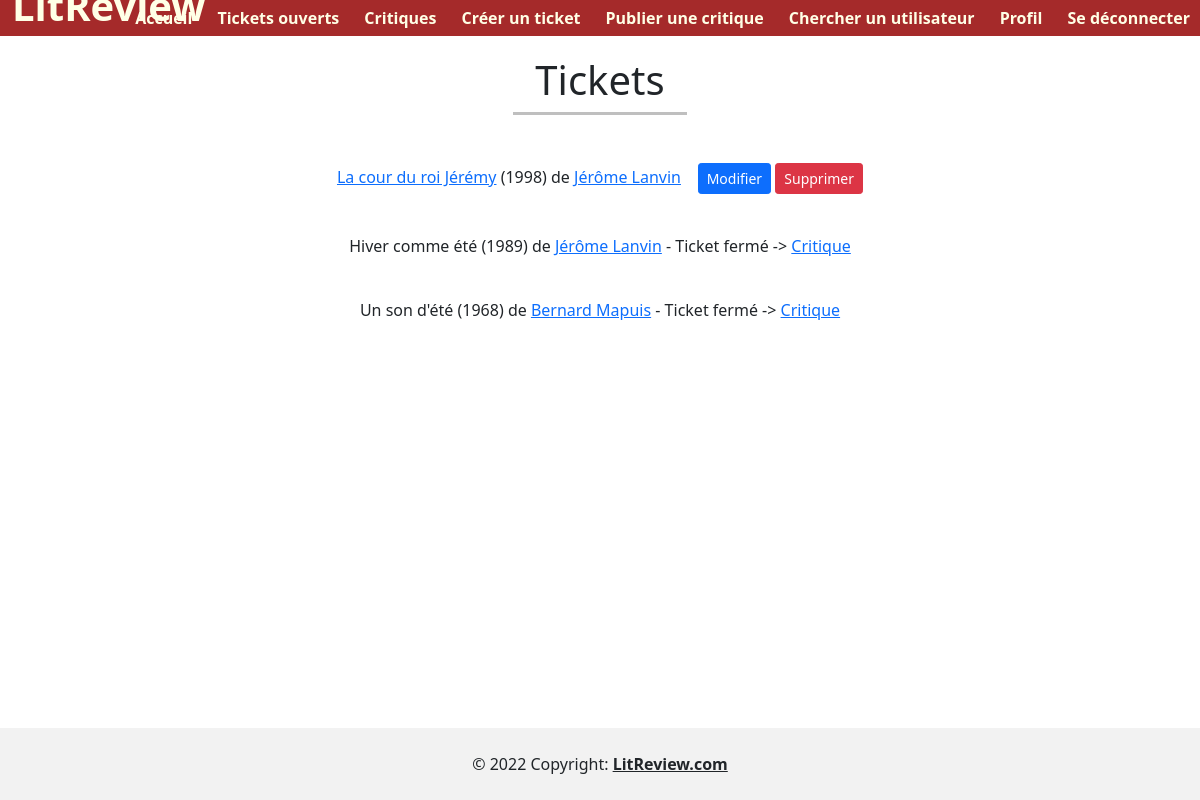
The app's page /profile/tickets/ (signed in) with its own data.
### blog/models.py (models this page shows, shortened)
class Ticket(models.Model):
    content_reference = models.CharField(verbose_name='Titre de la référence', max_length=80)
    content_author = models.CharField(verbose_name='Nom de l\'auteur', max_length=80)
    content_picture = models.ImageField(verbose_name='Image', upload_to='ticket', blank=True, null=True)
    publication_year = models.IntegerField(verbose_name='Date de publication',
                                           validators=[MinValueValidator(-400),
                                                       MaxValueValidator(datetime.date.today().year)],
                                           blank=True, null=True)
    user = models.ForeignKey(settings.AUTH_USER_MODEL, on_delete=models.CASCADE, blank=True, null=True)
    user_comment = models.TextField(verbose_name='Commentaire', max_length=300)
    status = models.BooleanField(default=True)
    time_created = models.DateTimeField(auto_now_add=True, blank=True, null=True)
    class Meta:
        ordering = ['-time_created']

class Review(models.Model):
    RATING_CHOICE = [(1, "1"), (2, "2"), (3, "3"), (4, "4"), (5, "5")]
    ticket = models.ForeignKey(to=Ticket, on_delete=models.CASCADE, blank=True, null=True)
    rating = models.PositiveSmallIntegerField(verbose_name='Notes', choices=RATING_CHOICE)
    headline = models.CharField(verbose_name="Titre", max_length=32)
    body = models.TextField(verbose_name="Critique", max_length=8192, blank=True)
    user = models.ForeignKey(to=settings.AUTH_USER_MODEL, on_delete=models.CASCADE)
    time_created = models.DateTimeField(auto_now_add=True)
    content_reference = models.CharField(verbose_name='Titre de la référence', max_length=80, blank=True, null=True)
    content_author = models.CharField(verbose_name='Nom de l\'auteur', max_length=80, blank=True, null=True)
    content_picture = models.ImageField(verbose_name='Image', upload_to='ticket', blank=True, null=True)
    publication_year = models.IntegerField(verbose_name='Date de publication',
                                           validators=[MinValueValidator(-400),
                                                       MaxValueValidator(datetime.date.today().year)],
                                           blank=True, null=True)
    class Meta:
        ordering = ['-time_created']

### blog/views.py (the view)
# urls.py: path('profile/tickets/', views.profile_tickets, name='profile-tickets'),
@login_required
def profile_tickets(request):
    guest_tickets = Ticket.objects.filter(user=request.user)
    reviews = [review for review in Review.objects.all() if review.ticket is not False]
    context = {
        'item_list': guest_tickets,
        'review_list': reviews,
        'heading_one': 'Tickets',
        'empty_message': 'Je n\'ai pas encore ouvert de ticket',
        'page_ref': 'ticket-page',
        'delete_item': 'delete-ticket',
        'modify_item': 'modify-ticket',
    }
    return render(request, 'user/profile_list.html', context=context)

### blog/templatetags/blog_extras.py (called while the page is built)
@register.filter
def model_type(value):
    return type(value).__name__

@register.simple_tag(takes_context=True)
def add_paranthesis(context, content):
    if content:
        return f'({content})'
    else:
        return ''

### blog/templates/user/profile_list.html (shortened to what this page needs)
{% extends 'base.html' %}
{% load blog_extras %}
{% block content %}
<h1> {{ heading_one }} </h1>
<hr><br><br>
<div class="content-items">
{% if item_list %}
    {% for item in item_list %}
            <p>
                {% if item.status == False and item|model_type == "Ticket" %}
                    <a> {{item.content_reference }}</a>
                {% else %}
                    <a href="{% url page_ref item.id %}" >{{ item.content_reference }}</a>
                {% endif %}
                {% add_paranthesis item.publication_year %}
                de <a href="{% url 'author-page' item.content_author %}">{{ item.content_author }}</a>
                {% if item.status != True and item|model_type == 'Ticket' %}
                    <span > - Ticket fermé -></span>
                    {% for review in review_list %}
                        {% if review.ticket.id == item.id %}
                            <a href="{% url 'show-review' review.id %}"> Critique </a>
                        {% endif %}
                    {% endfor %}
                {% else %}&nbsp;&nbsp;
                        <a class="mute-link" href="{% url modify_item item.id %}" > <button type="button" class="btn btn-primary btn-sm">Modifier</button> </a>
                        <a class="mute-link" href="{% url delete_item item.id %}" > <button type="button" class="btn btn-danger btn-sm">Supprimer</button> </a>
                {% endif %}
            </p>
            <br>
    {% endfor %}
{% else %}
    <i> {{ empty_message }} </i>
{% endif %}
</div>
{% endblock %}

### static/apps.css (style rules this page uses)
html { font-family: Arial; -ms-overflow-style: none; scrollbar-width: none; }
a, a:visited { text-decoration: none; }
hr { height: 3px !important; color: black !important; width: 15%; margin: auto !important; }
a.mute-link { text-decoration: none; }
body { position: relative; }

### records on screen
Ticket: content_reference "La cour du roi Jérémy", publication_year "(1998)", content_author "Jérôme Lanvin", status "Modifier"
Ticket: content_reference "Hiver comme été", publication_year "(1989)", content_author "Jérôme Lanvin", status "- Ticket fermé ->"
Review: shows "Critique"
Ticket: content_reference "Un son d'été", publication_year "(1968)", content_author "Bernard Mapuis", status "- Ticket fermé ->"
Review: shows "Critique"

### other values on screen
{{ heading_one }} "Tickets"
